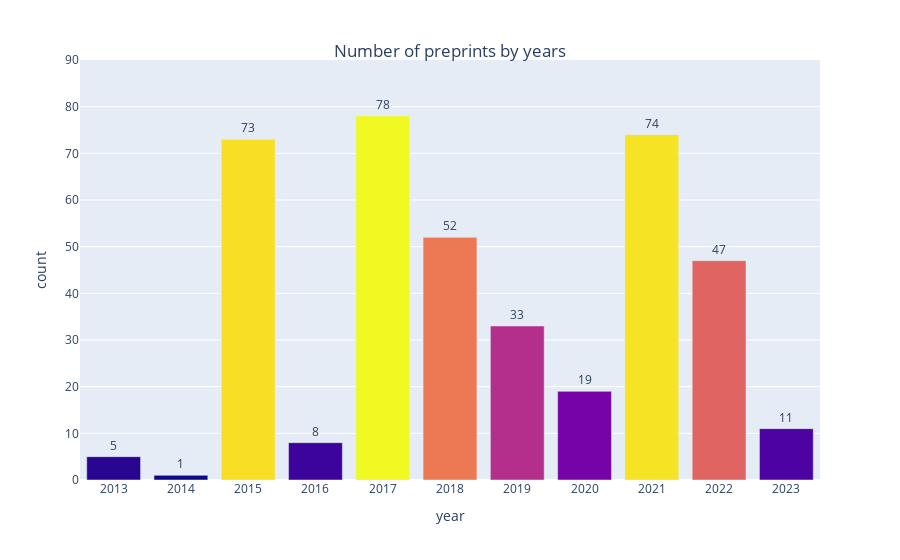

Notebook cell for this chart:
### Code cell
df_pub_years = pd.DataFrame({
    'year': data['year'].dropna().unique(),
    'count': data['year'].value_counts().tolist()
})
df_pub_years = df_pub_years.sort_values(by='year', ascending=True)
tick_val = df_pub_years.year.to_list()

fig = px.bar(df_pub_years, x="year", y="count", color= "count", 
            hover_data=['year'], text ='count')
fig.update_layout(yaxis={'categoryorder':'total ascending'})
fig.update_layout(uniformtext_minsize=8, uniformtext_mode='hide')
fig.update_traces(textposition='outside')
fig.update_layout(title_text='Number of preprints by years', title_x=0.5, title_y=0.92,
    showlegend=False)
fig.update_yaxes(range=[0,90])
fig.update_layout(
    xaxis = dict(
        tickmode = 'array',
        tickvals = tick_val,
        ticktext = tick_val
    )
)
fig.update_coloraxes(showscale=False)

fig.show()

### Figure 1 — Plotly figure (JSON) as saved in the notebook; plotly's stock layout.template omitted (floating-point values rounded to 4 significant figures)
{"data": [{"alignmentgroup": "True", "hovertemplate": "year=%{x}<br>count=%{marker.color}<extra></extra>", "legendgroup": "", "marker": {"color": [5, 1, 73, 8, 78, 52, 33, 19, 74, 47, 11], "coloraxis": "coloraxis", "pattern": {"shape": ""}}, "name": "", "offsetgroup": "", "orientation": "v", "showlegend": false, "text": [5, 1, 73, 8, 78, 52, 33, 19, 74, 47, 11], "textposition": "outside", "type": "bar", "x": [2013, 2014, 2015, 2016, 2017, 2018, 2019, 2020, 2021, 2022, 2023], "xaxis": "x", "y": [5, 1, 73, 8, 78, 52, 33, 19, 74, 47, 11], "yaxis": "y"}], "layout": {"barmode": "relative", "coloraxis": {"colorbar": {"title": {"text": "count"}}, "colorscale": [[0, "#0d0887"], [0.1111, "#46039f"], [0.2222, "#7201a8"], [0.3333, "#9c179e"], [0.4444, "#bd3786"], [0.5556, "#d8576b"], [0.6667, "#ed7953"], [0.7778, "#fb9f3a"], [0.8889, "#fdca26"], [1, "#f0f921"]], "showscale": false}, "legend": {"tracegroupgap": 0}, "margin": {"t": 60}, "showlegend": false, "title": {"text": "Number of preprints by years", "x": 0.5, "y": 0.92}, "uniformtext": {"minsize": 8, "mode": "hide"}, "xaxis": {"anchor": "y", "domain": [0, 1], "tickmode": "array", "ticktext": [2013, 2014, 2015, 2016, 2017, 2018, 2019, 2020, 2021, 2022, 2023], "tickvals": [2013, 2014, 2015, 2016, 2017, 2018, 2019, 2020, 2021, 2022, 2023], "title": {"text": "year"}}, "yaxis": {"anchor": "x", "categoryorder": "total ascending", "domain": [0, 1], "range": [0, 90], "title": {"text": "count"}}}}
